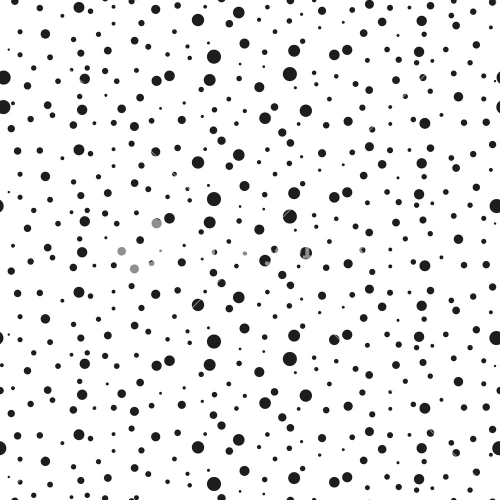
#> input picture dots.jpg, 1000 x 1000 px, given as the content of the folder images/dilation, which was not available (shown at 1/2 size)
$ python contour_tracking.py   (older library calls are emulated)
#> lines starting #> are read from the running program, lines starting #| are printed output that depends on the picture; after the words box and inside, x2 and y2 are one past the last pixel; in counts of white or black regions, pixels touching at a corner belong together; pictures that were not available may be replaced by others from this repository, and a replacement may not be noted
#> in draw_contour_by_dilation, src is the input picture: shape (1000, 1000, 3); mean B, G, R 236.7, 236.8, 236.8
import cv2 as cv
import matplotlib.pyplot as plt
from scipy import ndimage
import numpy as np
import sys
import pdb
import glob
import colorsys
from skimage.feature import peak_local_max

### Create N distinct colors for tracking
# [5 lines of commented-out code are left out]

colors = [  (255, 0, 0), (0, 255, 0), (0, 0, 255), (255, 255, 0), (0, 255, 255),
            (255, 255, 255), (127, 0, 0), (0, 127, 0), (0, 0, 127), (127, 127, 0),
            (0, 127, 127)]
N = len(colors)

# pdb.set_trace()

num_colors = 0

class MyContour:
    def __init__(self, area, centroid, color_index, contour):
        self.area = area
        self.centroid = centroid
        self.x = centroid[0]
        self.y = centroid[1]
        self.color_index = color_index
        self.contour = contour


def get_contours(imgray):
    ### Threshold it so it becomes binary
    imgray = cv.cvtColor(imgray,cv.COLOR_BGR2GRAY)
    _, thresh = cv.threshold(imgray,0,255,cv.THRESH_BINARY_INV+cv.THRESH_OTSU)
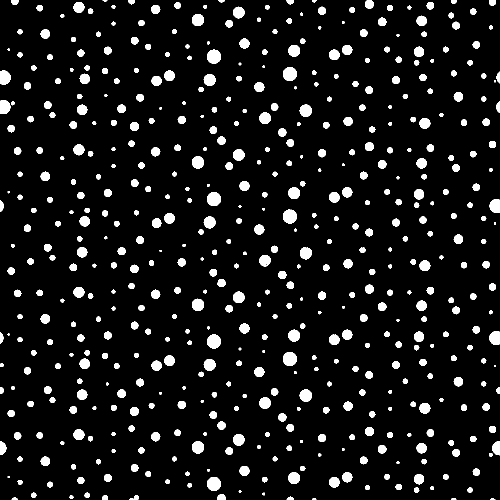
#> thresh: shape (1000, 1000) (shown at 1/2 size); 8% white; 539 white regions (8 under 20 px)
    ### Find contours and get a list of my_contour objects
    _, contours, _ = cv.findContours(thresh,cv.RETR_LIST, cv.CHAIN_APPROX_SIMPLE)
#> contours = 671 contours, 160 with area under 20; largest, box (x1, y1, x2, y2) and area: (566, 704, 594, 732) 584, (566, 419, 594, 447) 583, (414, 99, 442, 127) 583, (566, 134, 594, 162) 582, (414, 384, 442, 412) 582
    contours = sorted(contours, key=lambda x: cv.contourArea(x), reverse = True)

    return contours

def get_my_contour(imgray):
    contours = get_contours(imgray)
    my_contours = []
    for i, c in enumerate(contours):
        c_moments = cv.moments(c)
        if c_moments['m00'] != 0:
            this_contour = MyContour(c_moments['m00'], [c_moments['m10']/c_moments['m00'],c_moments['m01']/c_moments['m00']], i, c)
            my_contours.append(this_contour)
#> this loop made 671 passes
#> after the loop, my_contours = 671 items
    return my_contours

def helper_get_distance(x1, y1, x2, y2):
	'''Get distance between two keypoints'''
	return np.sqrt((x1-x2)**2 + (y1-y2)**2)


# Check if a point is inside a rectangle
def rect_contains(rect, point) :
    if point[0] < rect[0] :
        return False
    elif point[1] < rect[1] :
        return False
    elif point[0] > rect[2] :
        return False
    elif point[1] > rect[3] :
        return False
    return True

def draw_contour_by_dilation(dilation_filename, ori_filename, prev_contours):
    global num_colors, N

    ### Read the image
    src = cv.imread(dilation_filename)
    ori = cv.imread(ori_filename)


    ## track local peaks in the original file
    ori_gray = cv.cvtColor(ori,cv.COLOR_BGR2GRAY)
    # coordinates = peak_local_max(ori_gray, min_distance=1)

    imgray = src.copy()
    ### find
    if prev_contours == None:
        my_contours = get_my_contour(imgray)
#> my_contours = 671 items
        # num_colors += len(my_contours)
        num_colors += 1
    else:
        ### compare each contour to the previous contours and find a match if exists
        contours = get_contours(imgray)
        my_contours = []
        # for c in contours:
        c = contours[1]
        is_new_contour = False
        c_moments = cv.moments(c)
        if c_moments['m00'] != 0:
            area = c_moments['m00']
            (x, y) = (c_moments['m10']/c_moments['m00'],c_moments['m01']/c_moments['m00'])

            ### Find potential matches of centroids within 20 pixels of the current contour
            potential_match = []
            for prev_c in prev_contours:
                if helper_get_distance(x, y, prev_c.x, prev_c.y) <= 40:
                    potential_match.append(prev_c)
            ### Find a match that has the most similar area
            if len(potential_match) > 0:
                closest = min(potential_match, key=lambda x:abs(x.area-area))

                # if abs(closest.area - area) < 0.4 * area:
                if ((0.4 * area < closest.area) & (closest.area < (4 * area))):
                    this_contour = MyContour(area, [x, y], closest.color_index, c)
                    my_contours.append(this_contour)
                    # pdb.set_trace()
                    cv.arrowedLine(ori, (int(this_contour.x), int(this_contour.y)),
                                            (int(closest.x), int(closest.y)), (255, 255, 0), 3, tipLength=0.3)

                else:
                    is_new_contour = True
            else:
                is_new_contour = True

            if is_new_contour:
                this_contour = MyContour(area, [x, y], num_colors, c)
                num_colors += 1
                my_contours.append(this_contour)


    # Draw circles on the local peaks
    # TWO layer hierachy
    coordinates_large = peak_local_max(ori_gray, threshold_abs = 100, footprint = np.ones((5, 5)))
#> coordinates_large = 831784 pairs, first value 1 to 998, second value 1 to 998
    # coordinates_large = peak_local_max(ori_gray, min_distance = 10)

    # delaunay triangulation
    size = ori.shape
#> size = (1000, 1000, 3)
    rect = (0, 0, size[1], size[0])
#> rect = (0, 0, 1000, 1000)
    subdiv  = cv.Subdiv2D(rect)

    for item in coordinates_large:
        y, x  = item[0], item[1]
        pt_in_contour = cv.pointPolygonTest(my_contours[0].contour, (x, y), False)
        if pt_in_contour == 1:
            # cv.circle(ori, (x, y), 2, (255, 0, 0))
            subdiv.insert((x, y))
#> this loop made 831784 passes
#> (item, x) on passes 1 to 3: ([1, 1], 1), ([1, 2], 2), ([1, 3], 3)

    triangleList = subdiv.getTriangleList()
#> triangleList = ()
    size = ori.shape
    r = (0, 0, size[1], size[0])
#> r = (0, 0, 1000, 1000)
    delaunay_color = (255, 255, 0)

    for t in triangleList :
        # pdb.set_trace()
        pt1 = (t[0], t[1])
        pt2 = (t[2], t[3])
        pt3 = (t[4], t[5])

        if rect_contains(r, pt1) and rect_contains(r, pt2) and rect_contains(r, pt3) :

            cv.line(ori, pt1, pt2, delaunay_color, 1)
            cv.line(ori, pt2, pt3, delaunay_color, 1)
            cv.line(ori, pt3, pt1, delaunay_color, 1)
#> this loop made 0 passes
            # pass

    for item in coordinates_large:
        y, x  = item[0], item[1]
        # pt_in_contour = cv.pointPolygonTest(my_contours[0].contour, (x, y), False)
        # if pt_in_contour == 1:
        cv.circle(ori, (x, y), 1, (255, 0, 0))
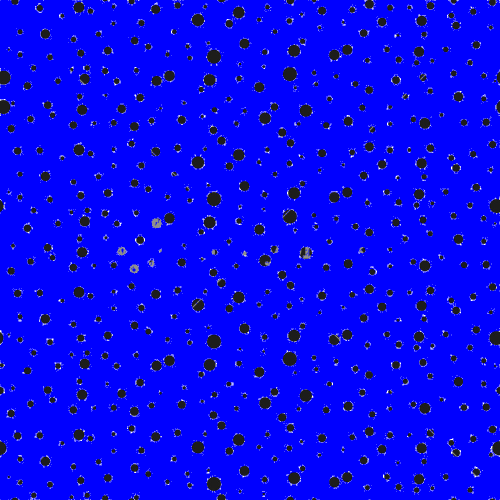
#> ori: shape (1000, 1000, 3) (shown at 1/2 size); mean B, G, R 237.9, 6.4, 6.4
            # [11 lines of commented-out code are left out]


    for i, c in enumerate(my_contours):
        color = colors[c.color_index % N]
        cv.drawContours(ori, [c.contour], 0, color, 3)
#> this loop made 671 passes
#> color on passes 1 to 3: (255, 0, 0), (0, 255, 0), (0, 0, 255)
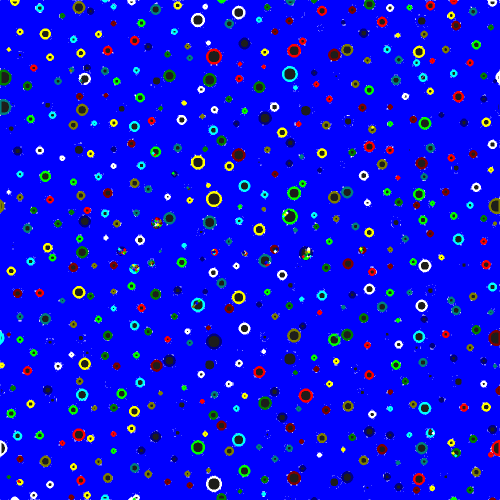
#> ori: shape (1000, 1000, 3) (shown at 1/2 size); 8.69% of pixels changed, all inside (x1, y1, x2, y2) = (0, 0, 1000, 1000)

    fig = plt.figure(figsize=(64,48),frameon=False)
    ax = plt.Axes(fig, [0., 0., 1., 1.])
    ax.set_axis_off()
    fig.add_axes(ax)
    ax.imshow(ori)
    plt.savefig("images/first_contour/"+dilation_filename[-8::])


    return my_contours


dilation_path = 'images/dilation/'
ori_path = 'images/original/'

dilation_files = glob.glob(dilation_path+"*.jpg")
dilation_files = sorted(dilation_files)

ori_files = glob.glob(ori_path+"*.jpg")
ori_files = sorted(ori_files)

# The very first frame
i = 0
contours = draw_contour_by_dilation(dilation_files[i], ori_files[i], None)
#> contours = 671 items
# The second frame forward
for i, file in enumerate(dilation_files):
    print(file)
    contours = draw_contour_by_dilation(dilation_files[i], ori_files[i], contours)
#> in draw_contour_by_dilation (call 2), `contours = get_contours(imgray)`: contours = 671 contours, 160 with area under 20; largest, box (x1, y1, x2, y2) and area: (566, 704, 594, 732) 584, (566, 419, 594, 447) 583, (414, 99, 442, 127) 583, (566, 134, 594, 162) 582, (414, 384, 442, 412) 582
#> in draw_contour_by_dilation (call 2), `cv.arrowedLine(ori, (int(this_contour.x), int(this_contour.y)), (int(c..`: ori: shape (1000, 1000, 3); under 0.01% of pixels changed, all inside (x1, y1, x2, y2) = (577, 430, 582, 435)
#> the loop in draw_contour_by_dilation, `for item in coordinates_large:` made 831738 passes
#> item on passes 1 to 3: [1, 1], [1, 2], [1, 3]
#> (the run stopped early here; a loop or call above may not have finished)
